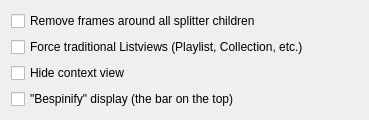
            <widget class="QWidget" name="page_3">
             <property name="geometry">
              <rect>
               <x>0</x>
               <y>0</y>
               <width>369</width>
               <height>114</height>
              </rect>
             </property>
             <attribute name="label">
              <string>Amarok</string>
             </attribute>
             <layout class="QGridLayout" name="gridLayout_26">
              <item row="0" column="0">
               <widget class="QCheckBox" name="hackAmarokFrames">
                <property name="text">
                 <string>Remove frames around all splitter children</string>
                </property>
               </widget>
              </item>
              <item row="1" column="0">
               <widget class="QCheckBox" name="hackAmarokListview">
                <property name="text">
                 <string>Force traditional Listviews (Playlist, Collection, etc.)</string>
                </property>
               </widget>
              </item>
              <item row="2" column="0">
               <widget class="QCheckBox" name="hackAmarokContext">
                <property name="text">
                 <string>Hide context view</string>
                </property>
               </widget>
              </item>
              <item row="3" column="0">
               <widget class="QCheckBox" name="hackAmarokDisplay">
                <property name="text">
                 <string>&quot;Bespinify&quot; display (the bar on the top)</string>
                </property>
               </widget>
              </item>
              <item row="4" column="0">
               <spacer name="verticalSpacer_9">
                <property name="orientation">
                 <enum>Qt::Vertical</enum>
                </property>
                <property name="sizeHint" stdset="0">
                 <size>
                  <width>20</width>
                  <height>40</height>
                 </size>
                </property>
               </spacer>
              </item>
             </layout>
            </widget>
